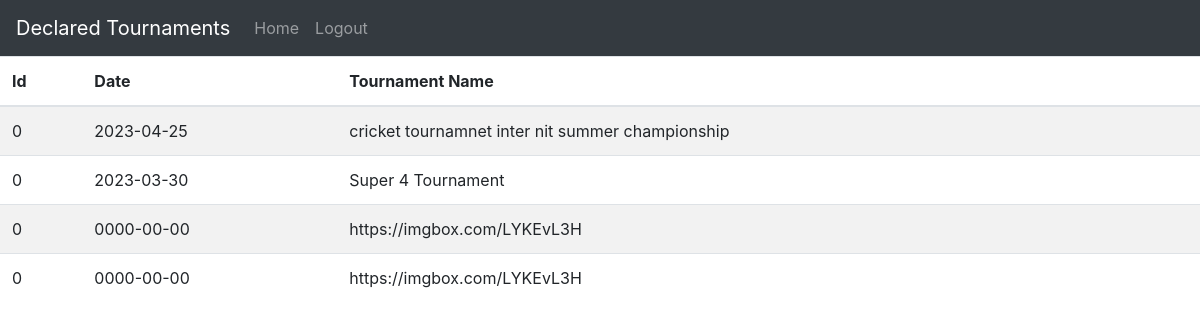
Page /loginsystem/view_tournaments.php (signed in) on the committed database.
### tables this page shows
CREATE TABLE `tournment_declare` (
  `sno` int(11) NOT NULL,
  `date` date NOT NULL,
  `text` text NOT NULL,
  `last_date` date NOT NULL
);

### loginsystem/view_tournaments.php (the view, shortened to what this page needs)
<!doctype html>
<html lang="en">
  <head>
    <link rel="stylesheet" href="https://stackpath.bootstrapcdn.com/bootstrap/4.4.1/css/bootstrap.min.css">
  </head>
  <body>
  <?php require 'partials/_viewtournav.php' ?>
  <table class="table table-striped">
		<thead>
			<tr>
                <th>Id</th>
				<th>Date</th>
				<th>Tournament Name</th>
			</tr>
		</thead>
		<tbody>
          <?php
				include 'partials/_dbconnect.php';
				$sql = "SELECT * FROM tournment_declare";
				$result = mysqli_query($conn, $sql);
                if (mysqli_num_rows($result) > 0 ) {
				    while($row = mysqli_fetch_assoc($result)) {
				        echo "<tr><td>" . $row["sno"] . "</td>
                          <td>" . $row["date"] . "</td>
                          <td>" . $row["text"] . "</td>
                       </tr>";
          }
				}
                else {
				    echo "0 results";
				}
			?>
		</tbody>
	</table>
    </body>
  </body>
</html>

### rows in the picture
tournment_declare: sno "0", date "2023-04-25", text "cricket tournamnet inter nit summer championship"
tournment_declare: sno "0", date "2023-03-30", text "Super 4 Tournament"
tournment_declare: sno "0", date "0000-00-00", text "https://imgbox.com/LYKEvL3H"
tournment_declare: sno "0", date "0000-00-00", text "https://imgbox.com/LYKEvL3H"
